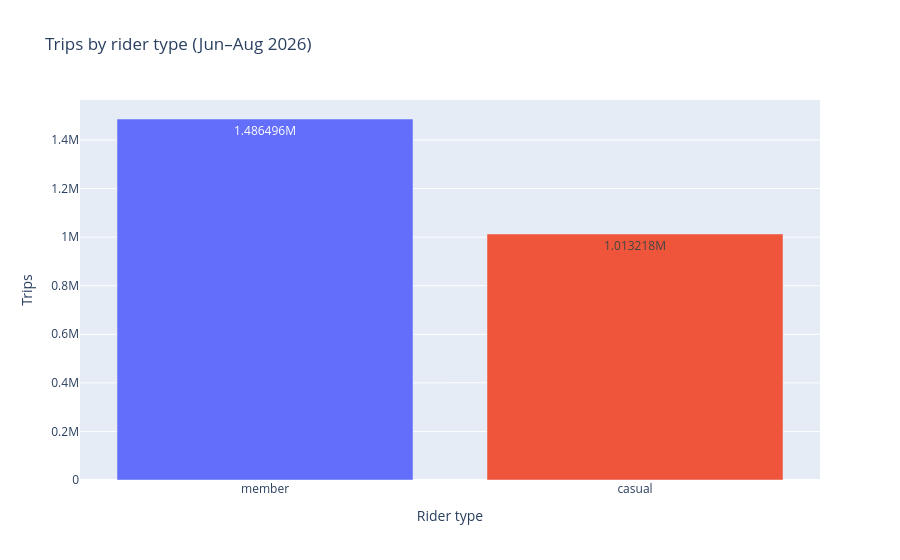

Source (notebook cell):
### Markdown cell above
## Q1 · Who rides?
Members take 59.5% of trips, but casual riders' trips run ~64% longer on average — leisure vs commute behavior.

### Code cell
q1 = con.execute("""
SELECT member_casual, COUNT(*) AS trips,
 ROUND(100.0*COUNT(*)/SUM(COUNT(*)) OVER (),1) AS pct,
 ROUND(AVG(date_diff('second',started_at,ended_at))/60,1) AS avg_min,
 ROUND(QUANTILE_CONT(date_diff('second',started_at,ended_at),0.5)/60,1) AS med_min
FROM trips WHERE ended_at>started_at GROUP BY 1 ORDER BY 2 DESC""").fetchdf()
q1

### Figure 1 — Plotly figure (JSON) as saved in the notebook; plotly's stock layout.template omitted (floating-point values rounded to 4 significant figures)
{"data": [{"alignmentgroup": "True", "hovertemplate": "Rider type=%{x}<br>Trips=%{y}<extra></extra>", "legendgroup": "member", "marker": {"color": "#636efa", "pattern": {"shape": ""}}, "name": "member", "offsetgroup": "member", "orientation": "v", "showlegend": true, "textposition": "auto", "texttemplate": "%{y}", "type": "bar", "x": ["member"], "xaxis": "x", "y": [1486496], "yaxis": "y"}, {"alignmentgroup": "True", "hovertemplate": "Rider type=%{x}<br>Trips=%{y}<extra></extra>", "legendgroup": "casual", "marker": {"color": "#EF553B", "pattern": {"shape": ""}}, "name": "casual", "offsetgroup": "casual", "orientation": "v", "showlegend": true, "textposition": "auto", "texttemplate": "%{y}", "type": "bar", "x": ["casual"], "xaxis": "x", "y": [1013218], "yaxis": "y"}], "layout": {"barmode": "relative", "legend": {"title": {"text": "Rider type"}, "tracegroupgap": 0}, "showlegend": false, "title": {"text": "Trips by rider type (Jun–Aug 2026)"}, "xaxis": {"anchor": "y", "categoryarray": ["member", "casual"], "categoryorder": "array", "domain": [0.0, 1.0], "title": {"text": "Rider type"}}, "yaxis": {"anchor": "x", "domain": [0.0, 1.0], "title": {"text": "Trips"}}}}
